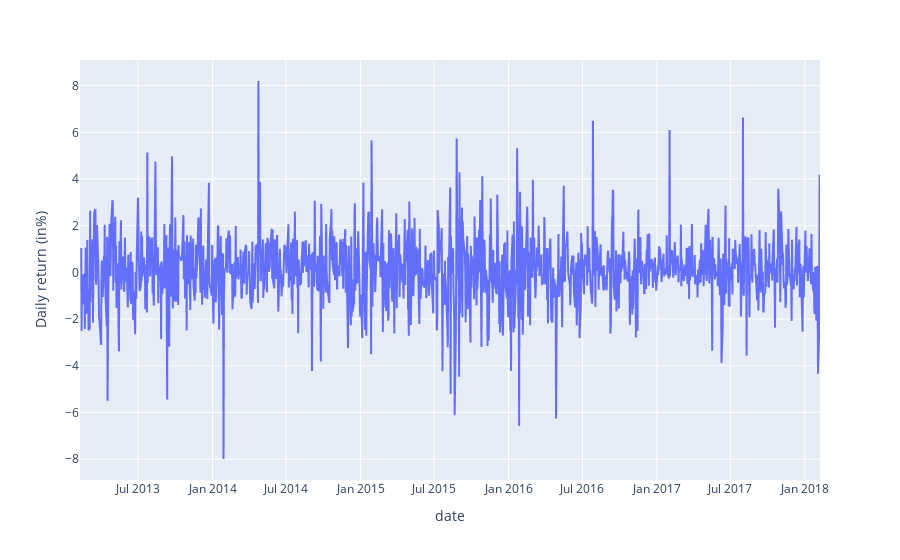

Notebook code for this chart:
### Code cell
px.line(apple , x="date" , y="Daily return (in%)") 

## This is a better chart to use as you can hover over to see the specific change for each date but for some reason it won't work, so I created another chart in the code below

### Figure 1 — Plotly figure (JSON) as saved in the notebook; plotly's stock layout.template omitted (floating-point values rounded to 4 significant figures; data arrays with more than 128 entries replaced by an {"elided": "..."} marker saying what was removed)
{"data": [{"hovertemplate": "date=%{x}<br>Daily return (in%)=%{y}<extra></extra>", "legendgroup": "", "line": {"color": "#636efa", "dash": "solid"}, "marker": {"symbol": "circle"}, "mode": "lines", "name": "", "showlegend": false, "type": "scattergl", "x": {"elided": "1259 str values"}, "xaxis": "x", "y": {"elided": "1259 float values"}, "yaxis": "y"}], "layout": {"legend": {"tracegroupgap": 0}, "margin": {"t": 60}, "xaxis": {"anchor": "y", "domain": [0, 1], "title": {"text": "date"}}, "yaxis": {"anchor": "x", "domain": [0, 1], "title": {"text": "Daily return (in%)"}}}}
